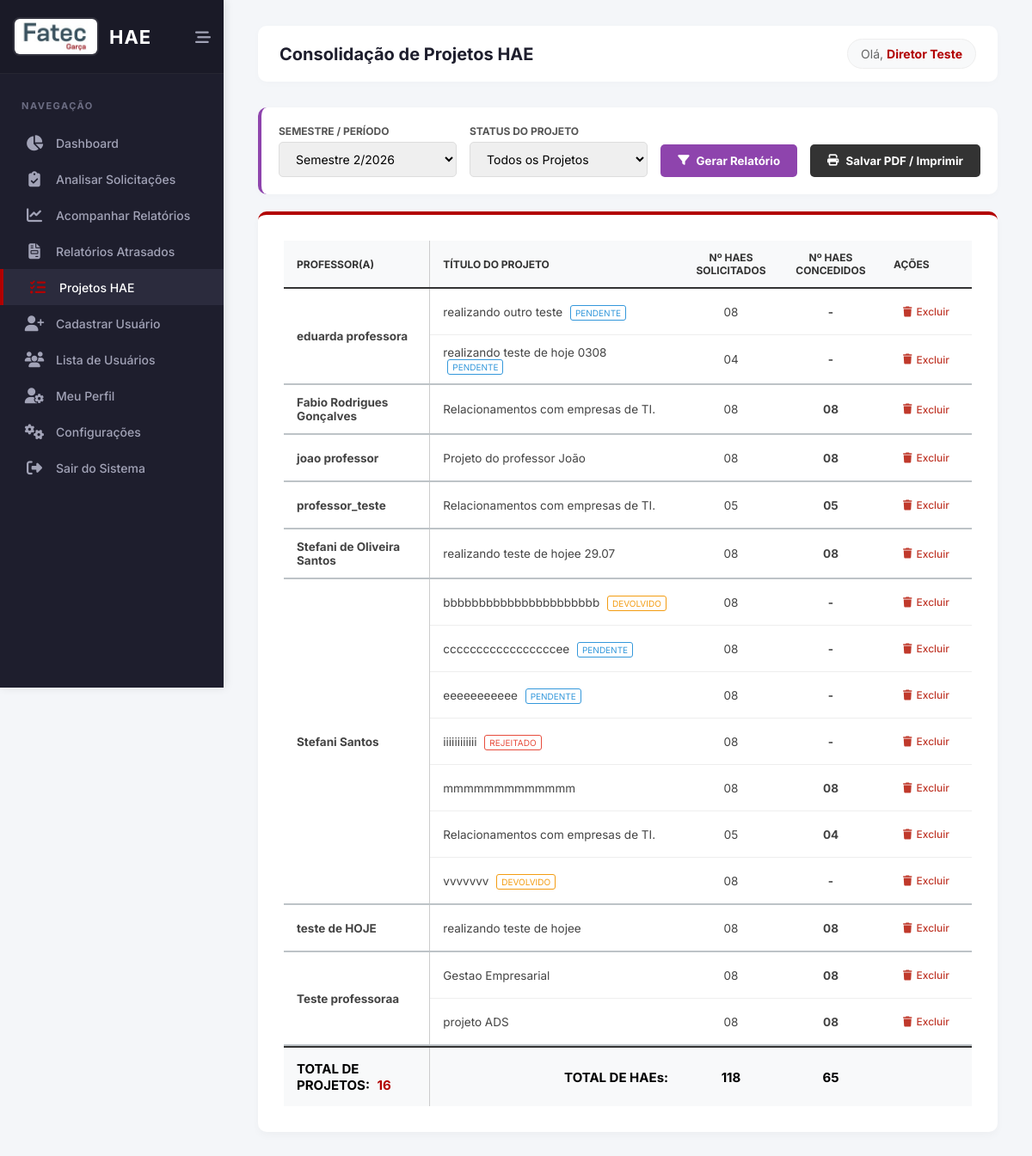
The app's page /projetos_hae.php (signed in) with its own data.
### tables this page shows
CREATE TABLE `solicitacoes_hae` (
  `id` int(11) NOT NULL,
  `professor_id` int(11) NOT NULL,
  `coordenador_alvo_id` int(11) DEFAULT NULL,
  `coordenador_indicado_id` int(11) DEFAULT NULL,
  `coordenador_id` int(11) DEFAULT NULL,
  `diretor_id` int(11) DEFAULT NULL,
  `parecer_coordenador` text DEFAULT NULL,
  `data_aprovacao_coordenador` date DEFAULT NULL,
  `data_parecer_coordenador` date DEFAULT NULL,
  `semestre` varchar(10) NOT NULL,
  `quantidade_horas` int(11) NOT NULL,
  `horas_aprovadas` int(11) DEFAULT NULL,
  `titulo_projeto` varchar(150) NOT NULL,
  `projeto_anterior` tinyint(1) DEFAULT 0,
  `nome_projeto_anterior` varchar(150) DEFAULT NULL,
  `objetivos_escola` text DEFAULT NULL,
  `horas_aula` int(11) NOT NULL,
  `horas_atividade` int(11) NOT NULL,
  `horas_especificas` int(11) NOT NULL,
  `total_semanal` int(11) NOT NULL,
  `total_mensal` int(11) NOT NULL,
  `categoria` varchar(255) NOT NULL,
  `justificativa` text NOT NULL,
  `objetivo` text NOT NULL,
  `metodologia` text NOT NULL,
  `envolvidos` text NOT NULL,
  `recursos_necessarios` set('Financeiro','Físico','Humano') NOT NULL,
  `detalhamento_recursos` text DEFAULT NULL,
  `cronograma` text NOT NULL,
  `resultados_esperados` text NOT NULL,
  `status_aprovacao` enum('Pendente','Aprovado','Rejeitado','Devolvido') DEFAULT 'Pendente',
  `status_coordenador` varchar(20) DEFAULT 'Pendente',
  `status_diretor` varchar(20) DEFAULT 'Pendente',
  `parecer_diretor` text DEFAULT NULL,
  `data_aprovacao_diretor` date DEFAULT NULL,
  `assinatura_coordenador` varchar(255) DEFAULT NULL,
  `assinatura_diretor` varchar(255) DEFAULT NULL,
  `data_criacao` timestamp NOT NULL DEFAULT current_timestamp(),
  `data_inicio_relatorios` date DEFAULT NULL
);

### projetos_hae.php (the view, shortened to what this page needs)
<?php
require 'config/conexao.php';
$mes_atual_calc = (int)date('m');
$ano_atual_calc = (int)date('Y');
$semestre_padrao = ($mes_atual_calc <= 6) ? "1/$ano_atual_calc" : "2/$ano_atual_calc";
$filtro_semestre = isset($_GET['semestre']) ? trim($_GET['semestre']) : $semestre_padrao;
$filtro_status = isset($_GET['status']) ? trim($_GET['status']) : 'Todos';
$stmt_sem = $pdo->query("SELECT DISTINCT semestre FROM solicitacoes_hae ORDER BY semestre DESC");
$semestres_disponiveis = $stmt_sem->fetchAll(PDO::FETCH_COLUMN);
$where = ["1=1"];
$params = [];
if ($filtro_semestre != 'Todos') {
    $where[] = "s.semestre = ?";
    $params[] = $filtro_semestre;
}
$sql = "SELECT s.id, s.titulo_projeto, s.quantidade_horas, s.horas_aprovadas, s.horas_especificas, s.status_aprovacao, u.nome AS professor_nome
        FROM solicitacoes_hae s
        JOIN usuarios u ON s.professor_id = u.id
        WHERE " . implode(" AND ", $where) . "
        ORDER BY u.nome ASC, s.titulo_projeto ASC";
$stmt = $pdo->prepare($sql);
$stmt->execute($params);
$solicitacoes = $stmt->fetchAll(PDO::FETCH_ASSOC);
$projetos_agrupados = [];
$total_projetos = count($solicitacoes);
$total_concedido = 0;
$total_solicitado = 0;
foreach ($solicitacoes as $proj) {
    $solicitado_valor = (int)$proj['quantidade_horas'];
    $concedido_valor = $proj['horas_aprovadas'] !== null ? (int)$proj['horas_aprovadas'] : null;
    if ($proj['status_aprovacao'] == 'Aprovado' && $concedido_valor === null) {
        $concedido_valor = $solicitado_valor;
        $solicitado_valor = (int)$proj['horas_especificas'];
    }
    if ($concedido_valor === null) {
        $concedido_valor = 0;
    }
    $proj['solicitado_real'] = $solicitado_valor;
    $proj['concedido_real'] = $concedido_valor;
    $projetos_agrupados[$proj['professor_nome']][] = $proj;
    $total_solicitado += $solicitado_valor;
    if ($proj['status_aprovacao'] == 'Aprovado') {
        $total_concedido += $concedido_valor;
    }
}
?>
<!DOCTYPE html>
<html lang="pt-BR">
<head>
    <link rel="stylesheet" href="assets/css/painel.css">
    <link rel="stylesheet" href="https://cdnjs.cloudflare.com/ajax/libs/font-awesome/6.4.0/css/all.min.css">
</head>
<body>
    <aside class="sidebar" id="sidebar">
        <div class="sidebar-header">
            <a href="painel.php" class="brand">
                <img src="img/cps_fatecgarca_logo.jfif" alt="Logo Fatec">
                <h2 class="brand-text">HAE</h2>
            </a>
            <button class="collapse-btn" id="collapse-btn" title="Minimizar Menu"><i class="fa-solid fa-bars-staggered"></i></button>
        </div>
        <nav class="menu">
            <div class="menu-title">Navegação</div>
            <ul>
                <li><a href="painel.php"><i class="fa-solid fa-chart-pie"></i> <span class="menu-text">Dashboard</span></a></li>
                <li><a href="analisar_solicitacoes.php"><i class="fa-solid fa-clipboard-check"></i> <span class="menu-text">Analisar Solicitações</span></a></li>
                <li><a href="acompanhar_relatorios.php"><i class="fa-solid fa-chart-line"></i> <span class="menu-text">Acompanhar Relatórios</span></a></li>
                <li><a href="relatorios_atrasados.php"><i class="fa-solid fa-file-invoice"></i> <span class="menu-text">Relatórios Atrasados</span></a></li>
                <li><a href="projetos_hae.php" class="active"><i class="fa-solid fa-list-check"></i> <span class="menu-text">Projetos HAE</span></a></li>
                <li><a href="cadastrar_professor.php"><i class="fa-solid fa-user-plus"></i> <span class="menu-text">Cadastrar Usuário</span></a></li>
                <li><a href="listar_usuarios.php"><i class="fa-solid fa-users"></i> <span class="menu-text">Lista de Usuários</span></a></li>
                <li><a href="perfil.php"><i class="fa-solid fa-user-gear"></i> <span class="menu-text">Meu Perfil</span></a></li>
                <li><a href="configuracoes.php"><i class="fa-solid fa-cogs"></i> <span class="menu-text">Configurações</span></a></li>
                <li><a href="logout.php" class="logout-link"><i class="fa-solid fa-right-from-bracket"></i> <span class="menu-text">Sair do Sistema</span></a></li>
            </ul>
        </nav>
    </aside>
    <main class="main-content">
        <header class="header">
            <div class="header-top">
                <h1>Consolidação de Projetos HAE</h1>
            </div>
            <div class="user-info">Olá, <strong><?php echo htmlspecialchars($_SESSION['usuario_nome']); ?></strong></div>
        </header>
        <form method="GET" class="filter-bar">
            <div class="filter-group">
                <label>Semestre / Período</label>
                <select name="semestre">
                    <?php foreach($semestres_disponiveis as $sem): ?>
                        <option value="<?php echo htmlspecialchars($sem); ?>" <?php echo $filtro_semestre == $sem ? 'selected' : ''; ?>>Semestre <?php echo htmlspecialchars($sem); ?></option>
                    <?php endforeach; ?>
                </select>
            </div>
            <div class="filter-group">
                <label>Status do Projeto</label>
                <select name="status">
                    <option value="Todos" <?php echo $filtro_status == 'Todos' ? 'selected' : ''; ?>>Todos os Projetos</option>
                </select>
            </div>
            <div style="display: flex; gap: 10px;">
                <button type="submit" class="btn-filtrar"><i class="fa-solid fa-filter"></i> Gerar Relatório</button>
            </div>
            <button type="button" class="btn-imprimir" onclick="window.print()"><i class="fa-solid fa-print"></i> Salvar PDF / Imprimir</button>
        </form>
        <div class="relatorio-container">
            <table class="tabela-relatorio">
                <thead>
                    <tr>
                        <th class="col-prof">Professor(a)</th>
                        <th class="col-titulo">Título do Projeto</th>
                        <th class="col-num">Nº HAEs SOLICITADOS</th>
                        <th class="col-num">Nº HAEs CONCEDIDOS</th>
                        <th class="col-acao">Ações</th>
                    </tr>
                </thead>
                <tbody>
                    <?php if (count($projetos_agrupados) > 0): ?>
                        <?php foreach ($projetos_agrupados as $nome_prof => $projetos): ?>
                            <?php
                                $qtd_projetos = count($projetos);
                                $is_first = true;
                                foreach ($projetos as $p):
                                    $titulo_limpo = preg_replace('/\s*-\s*v\d+\.\d+\s*$/i', '', $p['titulo_projeto']);
                                    $solicitado = str_pad($p['solicitado_real'], 2, '0', STR_PAD_LEFT);
                                    $concedido = ($p['status_aprovacao'] == 'Aprovado') ? str_pad($p['concedido_real'], 2, '0', STR_PAD_LEFT) : '-';
                                    $aviso_status = "";
                                    if ($p['status_aprovacao'] != 'Aprovado') {
                                        $cor = ($p['status_aprovacao'] == 'Pendente') ? '#3498db' : (($p['status_aprovacao'] == 'Devolvido') ? '#f39c12' : '#e74c3c');
                                        $aviso_status = " <span style='font-size:10px; color:$cor; border:1px solid $cor; padding:2px 5px; border-radius:3px; margin-left:5px;'>" . strtoupper($p['status_aprovacao']) . "</span>";
                                    }
                            ?>
                            <tr>
                                <?php if ($is_first): ?>
                                    <td class="col-prof" rowspan="<?php echo $qtd_projetos; ?>"><?php echo htmlspecialchars($nome_prof); ?></td>
                                    <?php $is_first = false; ?>
                                <?php endif; ?>
                                <td class="col-titulo"><?php echo htmlspecialchars($titulo_limpo) . $aviso_status; ?></td>
                                <td class="col-num"><?php echo $solicitado; ?></td>
                                <td class="col-num col-destaque"><?php echo $concedido; ?></td>
                                <td class="col-acao">
                                    <a href="projetos_hae.php?excluir_id=<?php echo $p['id']; ?><?php echo isset($_GET['semestre']) ? '&semestre=' . urlencode($_GET['semestre']) . '&status=' . urlencode($_GET['status']) : ''; ?>" class="btn-excluir" onclick="return confirm('Tem certeza que deseja excluir permanentemente este projeto e todos os seus relatórios? Esta ação não pode ser desfeita.');">
                                        <i class="fa-solid fa-trash"></i> Excluir
                                    </a>
                                </td>
                            </tr>
                            <?php endforeach; ?>
                            <tr class="linha-separadora"><td colspan="5"></td></tr>
                        <?php endforeach; ?>
                    <?php else: ?>
                        <tr><td colspan="5" style="text-align: center; padding: 40px; color: #888;">Nenhum projeto encontrado para este período com o status selecionado.</td></tr>
                    <?php endif; ?>
                </tbody>
                <?php if (count($projetos_agrupados) > 0): ?>
                <tfoot>
                    <tr class="row-total">
                        <td class="col-prof" style="text-align: left;">
                            TOTAL DE PROJETOS: <span class="col-destaque" style="margin-left: 5px;"><?php echo str_pad($total_projetos, 2, '0', STR_PAD_LEFT); ?></span>
                        </td>
                        <td style="text-align: right;">TOTAL DE HAEs:</td>
                        <td class="col-num"><?php echo str_pad($total_solicitado, 2, '0', STR_PAD_LEFT); ?></td>
                        <td class="col-num col-destaque"><?php echo str_pad($total_concedido, 2, '0', STR_PAD_LEFT); ?></td>
                        <td class="col-acao"></td>
                    </tr>
                </tfoot>
                <?php endif; ?>
            </table>
        </div>
    </main>
</body>
</html>

### assets/CSS/painel.css (style rules this page uses)
:root { --fatec-red: #b20000; --fatec-red-hover: #8a0000; --sidebar-bg: #1e1e2d; --sidebar-bg-hover: #2b2b3d; --sidebar-color: #a2a3b7; --sidebar-active: #ffffff; --body-bg: #f4f6f9; --text-color: #3f4254; --sidebar-width: 260px; --sidebar-collapsed-width: 80px; }
* { margin: 0; padding: 0; box-sizing: border-box; font-family: 'Inter', sans-serif; }
body { background-color: var(--body-bg); color: var(--text-color); display: flex; min-height: 100vh; overflow-x: hidden; }
.sidebar { width: var(--sidebar-width); background-color: var(--sidebar-bg); color: var(--sidebar-color); height: 100vh; position: fixed; left: 0; top: 0; transition: all 0.3s cubic-bezier(0.25, 0.8, 0.25, 1); z-index: 1000; display: flex; flex-direction: column; box-shadow: 2px 0 10px rgba(0,0,0,0.1); }
.sidebar-header { padding: 20px 15px; background-color: #1a1a27; display: flex; flex-direction: row; align-items: center; justify-content: space-between; border-bottom: 1px solid rgba(255,255,255,0.05); min-height: 80px; }
.brand { display: flex; flex-direction: row; align-items: center; text-decoration: none; color: #fff; gap: 12px; }
.brand img { width: 100px; height: 45px; object-fit: cover; border-radius: 8px; border: 2px solid rgba(255, 255, 255, 0.1); transition: 0.3s; }
.brand-text { font-size: 22px; font-weight: 700; letter-spacing: 1px; color: var(--sidebar-active); transition: 0.3s; white-space: nowrap; }
.collapse-btn { position: static; background: transparent; border: none; color: var(--sidebar-color); font-size: 18px; cursor: pointer; transition: 0.3s; display: flex; align-items: center; }
.menu { flex: 1; overflow-y: auto; padding: 20px 0; }
.menu-title { padding: 10px 25px; font-size: 11px; text-transform: uppercase; letter-spacing: 1.5px; color: #6c6d83; font-weight: 700; margin-bottom: 5px; white-space: nowrap; }
.menu ul { list-style: none; }
.menu ul li a { display: flex; align-items: center; padding: 12px 25px; color: var(--sidebar-color); text-decoration: none; font-size: 14px; font-weight: 500; transition: 0.3s; white-space: nowrap; }
.menu ul li a i { font-size: 18px; width: 30px; text-align: center; margin-right: 10px; transition: 0.3s; }
.menu ul li a:hover, .menu ul li a.active { background-color: var(--sidebar-bg-hover); color: var(--sidebar-active); border-left: 4px solid var(--fatec-red); }
.menu ul li a:hover i, .menu ul li a.active i { color: var(--fatec-red); }
.main-content { flex: 1; margin-left: var(--sidebar-width); padding: 30px 40px; transition: all 0.3s cubic-bezier(0.25, 0.8, 0.25, 1); width: calc(100% - var(--sidebar-width)); }
.header { display: flex; justify-content: space-between; align-items: center; margin-bottom: 30px; background: #fff; padding: 15px 25px; border-radius: 10px; box-shadow: 0 2px 10px rgba(0,0,0,0.02); }
.header-top { display: flex; align-items: center; gap: 15px; }
.header-top h1 { font-size: 20px; color: #1e1e2d; font-weight: 700; margin: 0; }
.user-info { font-size: 14px; color: #666; background: #f8f9fa; padding: 8px 15px; border-radius: 20px; border: 1px solid #eee; }
.user-info strong { color: var(--fatec-red); }

### records on screen
solicitacoes_hae: nome_prof "eduarda professora", titulo_projeto "realizando outro teste", status_aprovacao "PENDENTE", solicitado "08", status_aprovacao "-"
solicitacoes_hae: titulo_projeto "realizando teste de hoje 0308", status_aprovacao "PENDENTE", solicitado "04", status_aprovacao "-"
solicitacoes_hae: nome_prof "Fabio Rodrigues Gonçalves", titulo_projeto "Relacionamentos com empresas de TI.", solicitado "08", status_aprovacao "08"
solicitacoes_hae: nome_prof "joao professor", titulo_projeto "Projeto do professor João", solicitado "08", status_aprovacao "08"
solicitacoes_hae: nome_prof "professor_teste", titulo_projeto "Relacionamentos com empresas de TI.", solicitado "05", status_aprovacao "05"
solicitacoes_hae: nome_prof "Stefani de Oliveira Santos", titulo_projeto "realizando teste de hojee 29.07", solicitado "08", status_aprovacao "08"
solicitacoes_hae: nome_prof "Stefani Santos", titulo_projeto "bbbbbbbbbbbbbbbbbbbbbb", status_aprovacao "DEVOLVIDO", quantidade_horas "08", status_aprovacao "-"
solicitacoes_hae: titulo_projeto "cccccccccccccccccee", status_aprovacao "PENDENTE", quantidade_horas "08", status_aprovacao "-"
solicitacoes_hae: titulo_projeto "eeeeeeeeeee", status_aprovacao "PENDENTE", quantidade_horas "08", status_aprovacao "-"
solicitacoes_hae: titulo_projeto "iiiiiiiiiiii", status_aprovacao "REJEITADO", quantidade_horas "08", status_aprovacao "-"
solicitacoes_hae: titulo_projeto "mmmmmmmmmmmmm", quantidade_horas "08", status_aprovacao "08"
solicitacoes_hae: titulo_projeto "Relacionamentos com empresas de TI.", horas_especificas "05", status_aprovacao "04"
solicitacoes_hae: titulo_projeto "vvvvvvv", status_aprovacao "DEVOLVIDO", quantidade_horas "08", status_aprovacao "-"
solicitacoes_hae: nome_prof "teste de HOJE", titulo_projeto "realizando teste de hojee", quantidade_horas "08", status_aprovacao "08"
solicitacoes_hae: nome_prof "Teste professoraa", titulo_projeto "Gestao Empresarial", quantidade_horas "08", status_aprovacao "08"
solicitacoes_hae: titulo_projeto "projeto ADS", quantidade_horas "08", status_aprovacao "08"

### other values on screen
$_SESSION['usuario_nome'] "Diretor Teste"
str_pad($total_projetos, 2, '0', STR_PAD_LEFT) "16"
str_pad($total_solicitado, 2, '0', STR_PAD_LEFT) "118"
str_pad($total_concedido, 2, '0', STR_PAD_LEFT) "65"
